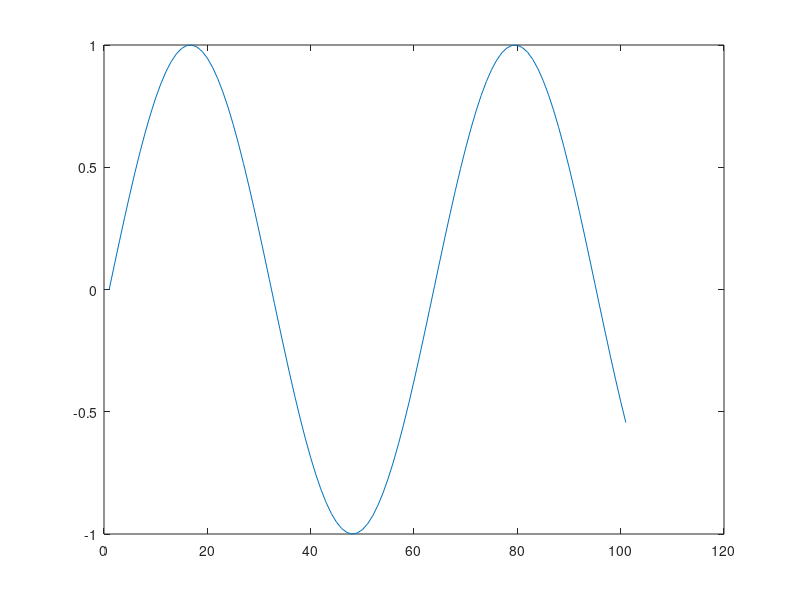

This figure's MATLAB source:
% Segundo programa:
% Determinar las raíces de un Polinomio de segundo grado.
% r1, r2 de ax^2+b*x+c=0
% r1, r2 = (-b(+/-)sqrt(b^2-4*a*c))/(2*a)

clc;
clear all;
close all; % Para cerrar gráficos

% Definiciones
% Vector Fila
vFila = [1 2 3]
% Vector columna
vColumna1 = [4 5 6]'
vColumna2 = [7; 8; 9; 10]
vColumna3 = [7;...
             8;...
             9;...
             10]

% Matriz 4x4
mat4x4 = [11 12 13 14;...
          21 22 23 24;...
          31 32 33 34;...
          41 42 43 44]

% Transpuesta
mat4x4 = mat4x4'

% Determinante
det(mat4x4)

% Inversa
invMat4x4 = inv(mat4x4)

% Matriz identidad
matI = eye(4)

% Multiplicacion de matrices
matI * mat4x4
mat4x4 * mat4x4'
mat4x4' * mat4x4

% Funciones trigonometricas
% y = f(t); y = sin(10 * t)
t = [0 0.1 0.2 0.3 0.4 0.5 0.6 0.7 0.8 0.9];
y = sin(10 * t)

% Otra forma de definir vectores
% vector=valor inicial : paso : valor final
vInicial = 0;
vFinal = 1;
paso = 0.01;
t2 = vInicial:paso:vFinal;
y2 = sin(10 * t2)
plot(y2)

% Relación vectores y polinomios
vFila = [1 2 3 0] % Equivale a x^3+2x^2+3x
vFila2 = [1 2 3] % Equivale a x^2+2x+3
vFila3 = [5 0 6 7] % Equivale a x^3+6x+7
